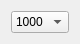
<?xml version="1.0" encoding="UTF-8"?>
<ui version="4.0">
 <class>QueryLimitComboBoxWidget</class>
 <widget class="QWidget" name="QueryLimitComboBoxWidget">
  <property name="geometry">
   <rect>
    <x>0</x>
    <y>0</y>
    <width>68</width>
    <height>38</height>
   </rect>
  </property>
  <property name="windowTitle">
   <string>Form</string>
  </property>
  <layout class="QGridLayout" name="gridLayout">
   <item row="0" column="0">
    <widget class="QComboBox" name="comboBoxQueryLimit">
     <property name="currentIndex">
      <number>3</number>
     </property>
     <item>
      <property name="text">
       <string>Все</string>
      </property>
     </item>
     <item>
      <property name="text">
       <string>5000</string>
      </property>
     </item>
     <item>
      <property name="text">
       <string>2500</string>
      </property>
     </item>
     <item>
      <property name="text">
       <string>1000</string>
      </property>
     </item>
     <item>
      <property name="text">
       <string>500</string>
      </property>
     </item>
     <item>
      <property name="text">
       <string>250</string>
      </property>
     </item>
     <item>
      <property name="text">
       <string>100</string>
      </property>
     </item>
    </widget>
   </item>
  </layout>
 </widget>
 <resources/>
 <connections/>
</ui>
